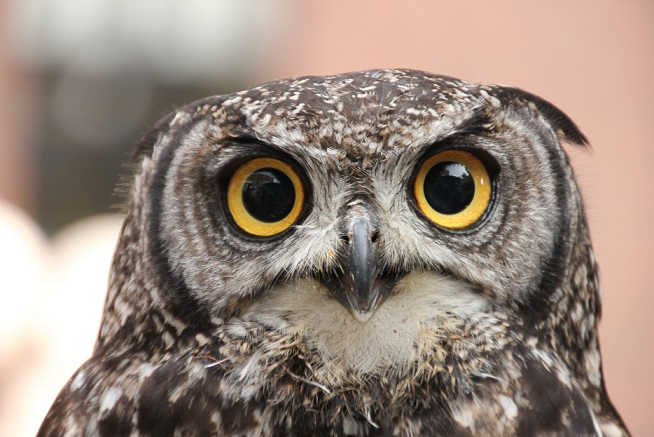
#> input picture owl.jpg, 654 x 437 px
$ jupyter execute _Image-to-Sketch.ipynb   (shell and % lines are left out)
#> lines starting #> are read from the running program, lines starting #| are printed output that depends on the picture
# Converting Image to Pencil Sketch

## Beginner level (Task 4)

## Step 1 - Importing Libraries

[cell 1]
import cv2
from matplotlib import pyplot as plt

## Step 2 - Loading Image

[cell 2]
img=cv2.imread("owl.jpg")
#> img is the input picture: shape (437, 654, 3); mean B, G, R 126.1, 136.7, 152.7
img=cv2.cvtColor(img,cv2.COLOR_BGR2RGB)
plt.title("Owl")
plt.imshow(img)
plt.show()

## Step 3 - Converting to Grayscale Image

[cell 3]
gray_img=cv2.cvtColor(img,cv2.COLOR_RGB2GRAY)
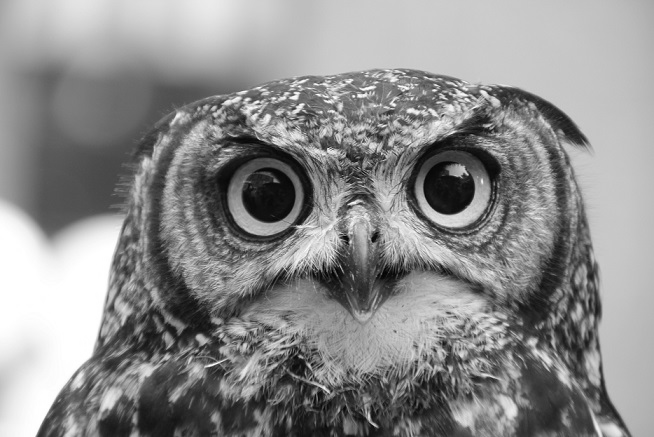
#> gray_img: shape (437, 654); min 0, max 255, mean 140.3
plt.title("Gray Owl")
plt.imshow(gray_img,cmap="gray")
plt.show()

## Step 3 - Inverting the Image

[cell 4]
invert_img= 255-gray_img
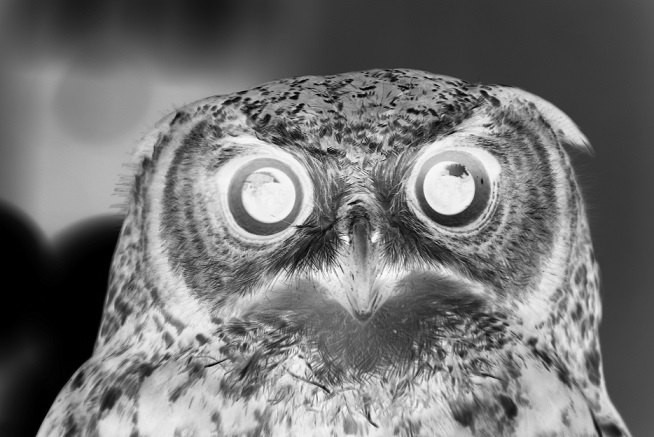
#> invert_img: shape (437, 654); min 0, max 255, mean 114.7
plt.imshow(invert_img,cmap="gray")
plt.show()

## Step 4 - Blurring the Inverted image

[cell 5]
blur_img=cv2.GaussianBlur(invert_img,(21,21),0)
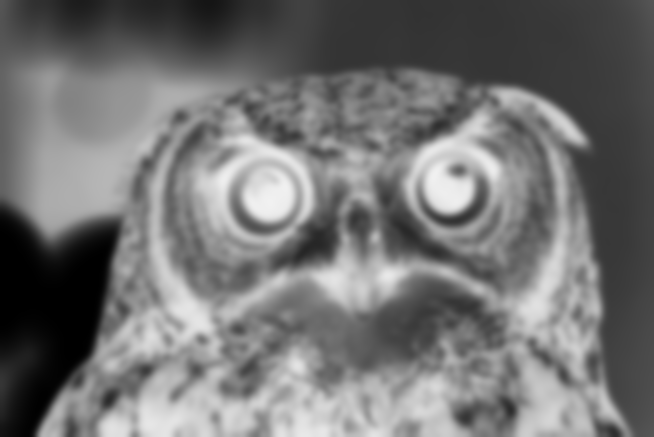
#> blur_img: shape (437, 654); min 0, max 241, mean 114.7
inverted_blur_img=255-blur_img
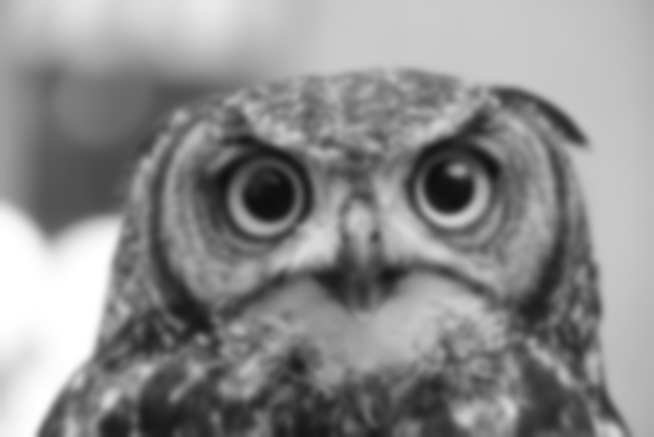
#> inverted_blur_img: shape (437, 654); min 14, max 255, mean 140.3

## Step 5 - Pencil Sketch Image

[cell 6]
pencil_sketch=cv2.divide(gray_img,inverted_blur_img,scale=256.0)
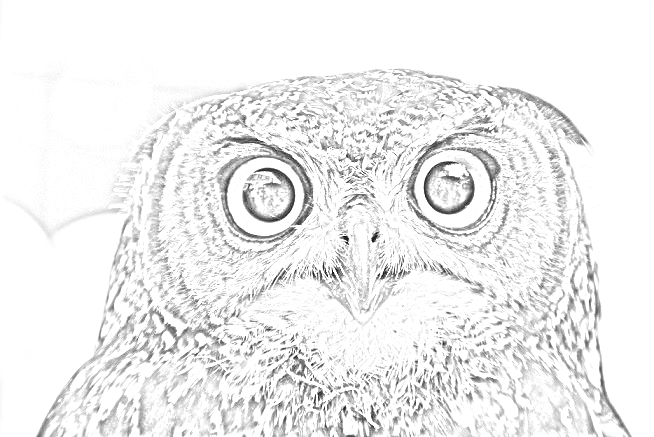
#> pencil_sketch: shape (437, 654); min 0, max 255, mean 239
plt.title("Pencil Sketch of Owl")
plt.imshow(pencil_sketch,cmap="gray")
plt.show()
